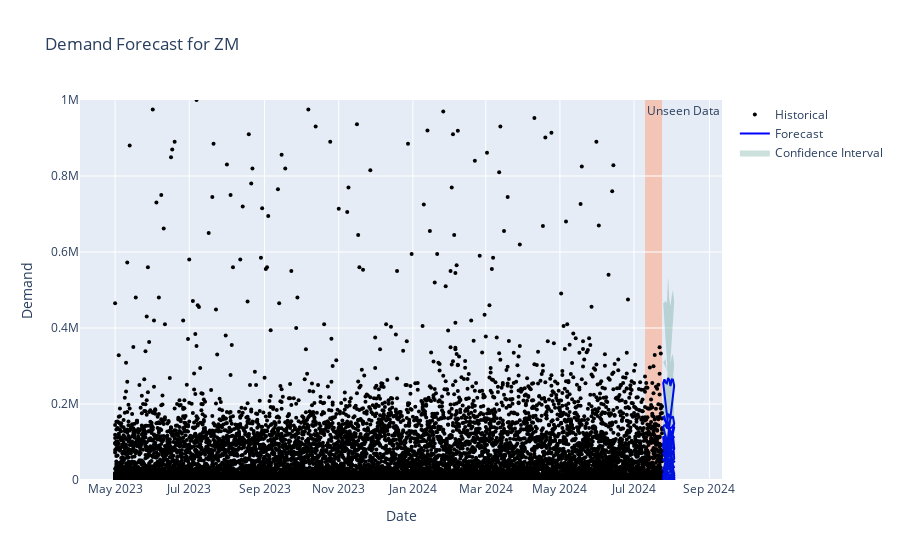

The notebook cell this image was saved under:
### Code cell
create_forecast_plot_inference(historical, inference, country_code, cv_horizon)

### Figure 1 — Plotly figure (JSON) as saved in the notebook; plotly's stock layout.template omitted (floating-point values rounded to 4 significant figures; data arrays with more than 128 entries replaced by an {"elided": "..."} marker saying what was removed)
{"data": [{"marker": {"color": "black", "size": 4}, "mode": "markers", "name": "Historical", "type": "scatter", "x": {"elided": "17138 str values"}, "y": {"elided": "17138 float values"}}, {"line": {"color": "blue"}, "name": "Forecast", "type": "scatter", "x": {"elided": "380 str values"}, "y": {"elided": "380 float values"}}, {"fill": "toself", "fillcolor": "rgba(0,100,80,0.2)", "line": {"color": "rgba(255,255,255,0)"}, "name": "Confidence Interval", "type": "scatter", "x": {"elided": "760 str values"}, "y": {"elided": "760 float values"}}], "layout": {"annotations": [{"showarrow": false, "text": "Unseen Data", "x": "2024-07-10T00:00:00", "xanchor": "left", "xref": "x", "y": 1, "yanchor": "top", "yref": "y domain"}], "autosize": true, "shapes": [{"fillcolor": "LightSalmon", "layer": "below", "line": {"width": 0}, "opacity": 0.5, "type": "rect", "x0": "2024-07-10T00:00:00", "x1": "2024-07-24T00:00:00", "xref": "x", "y0": 0, "y1": 1, "yref": "y domain"}], "showlegend": true, "title": {"text": "Demand Forecast for ZM"}, "xaxis": {"autorange": true, "range": ["2023-04-02 19:25:34.8566", "2024-09-05 05:29:43.3738"], "title": {"text": "Date"}, "type": "date"}, "yaxis": {"range": [0, 1000000], "title": {"text": "Demand"}, "type": "linear"}}}
